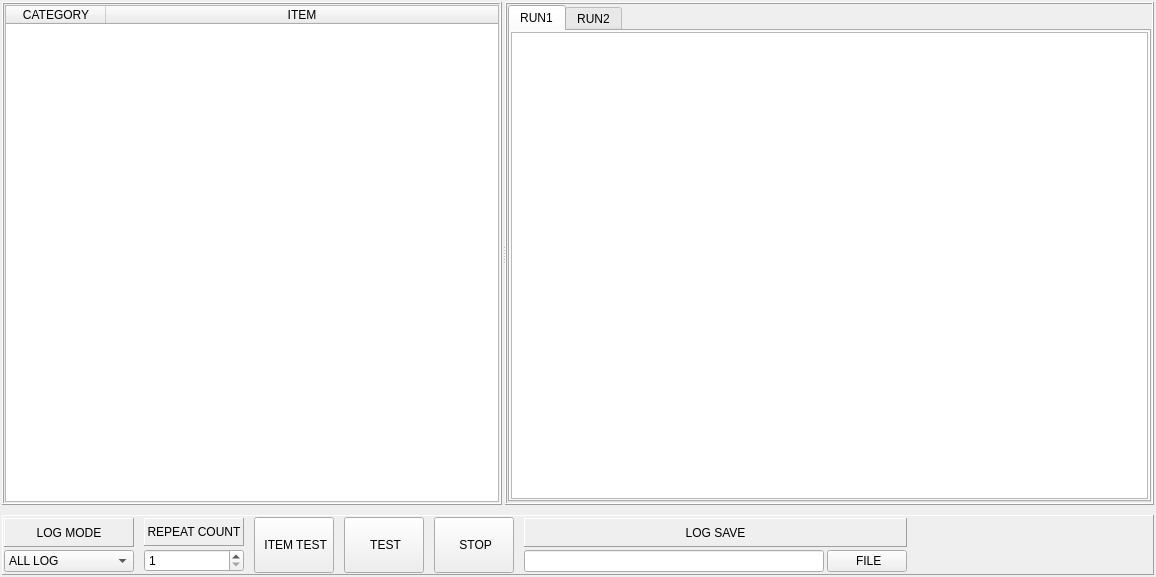
<?xml version="1.0" encoding="UTF-8"?>
<ui version="4.0">
 <class>CSlotView</class>
 <widget class="QWidget" name="CSlotView">
  <property name="geometry">
   <rect>
    <x>0</x>
    <y>0</y>
    <width>1156</width>
    <height>577</height>
   </rect>
  </property>
  <property name="windowTitle">
   <string>Form</string>
  </property>
  <layout class="QVBoxLayout" name="verticalLayout_7">
   <property name="spacing">
    <number>5</number>
   </property>
   <property name="leftMargin">
    <number>2</number>
   </property>
   <property name="topMargin">
    <number>2</number>
   </property>
   <property name="rightMargin">
    <number>2</number>
   </property>
   <property name="bottomMargin">
    <number>2</number>
   </property>
   <item>
    <layout class="QVBoxLayout" name="vLayoutMain">
     <property name="spacing">
      <number>10</number>
     </property>
     <item>
      <widget class="QSplitter" name="splitter">
       <property name="orientation">
        <enum>Qt::Horizontal</enum>
       </property>
       <property name="handleWidth">
        <number>3</number>
       </property>
       <property name="childrenCollapsible">
        <bool>false</bool>
       </property>
       <widget class="QFrame" name="frmItem">
        <property name="maximumSize">
         <size>
          <width>500</width>
          <height>16777215</height>
         </size>
        </property>
        <property name="frameShape">
         <enum>QFrame::Box</enum>
        </property>
        <property name="frameShadow">
         <enum>QFrame::Raised</enum>
        </property>
        <layout class="QHBoxLayout" name="horizontalLayout_2">
         <property name="spacing">
          <number>1</number>
         </property>
         <property name="leftMargin">
          <number>1</number>
         </property>
         <property name="topMargin">
          <number>1</number>
         </property>
         <property name="rightMargin">
          <number>1</number>
         </property>
         <property name="bottomMargin">
          <number>1</number>
         </property>
         <item>
          <widget class="QTreeWidget" name="teeItems">
           <property name="minimumSize">
            <size>
             <width>200</width>
             <height>0</height>
            </size>
           </property>
           <column>
            <property name="text">
             <string>CATEGORY</string>
            </property>
            <property name="textAlignment">
             <set>AlignCenter</set>
            </property>
           </column>
           <column>
            <property name="text">
             <string>ITEM</string>
            </property>
            <property name="textAlignment">
             <set>AlignCenter</set>
            </property>
           </column>
          </widget>
         </item>
        </layout>
       </widget>
       <widget class="QFrame" name="frmCpuLog">
        <property name="frameShape">
         <enum>QFrame::Box</enum>
        </property>
        <property name="frameShadow">
         <enum>QFrame::Raised</enum>
        </property>
        <layout class="QVBoxLayout" name="verticalLayout_6">
         <property name="spacing">
          <number>1</number>
         </property>
         <property name="leftMargin">
          <number>1</number>
         </property>
         <property name="topMargin">
          <number>1</number>
         </property>
         <property name="rightMargin">
          <number>1</number>
         </property>
         <property name="bottomMargin">
          <number>1</number>
         </property>
         <item>
          <widget class="QTabWidget" name="tabCpuLog">
           <property name="tabPosition">
            <enum>QTabWidget::North</enum>
           </property>
           <property name="currentIndex">
            <number>0</number>
           </property>
           <property name="elideMode">
            <enum>Qt::ElideMiddle</enum>
           </property>
           <widget class="QWidget" name="tabCpu1">
            <attribute name="icon">
             <iconset resource="../Diag.qrc">
              <normaloff>:/icon/icon/ic_memory.ico</normaloff>:/icon/icon/ic_memory.ico</iconset>
            </attribute>
            <attribute name="title">
             <string>RUN1</string>
            </attribute>
            <layout class="QVBoxLayout" name="verticalLayout">
             <property name="spacing">
              <number>1</number>
             </property>
             <property name="leftMargin">
              <number>1</number>
             </property>
             <property name="topMargin">
              <number>1</number>
             </property>
             <property name="rightMargin">
              <number>1</number>
             </property>
             <property name="bottomMargin">
              <number>1</number>
             </property>
             <item>
              <widget class="QPlainTextEdit" name="teLog1">
               <property name="readOnly">
                <bool>true</bool>
               </property>
               <property name="plainText">
                <string/>
               </property>
              </widget>
             </item>
            </layout>
           </widget>
           <widget class="QWidget" name="tabCpu2">
            <attribute name="icon">
             <iconset resource="../Diag.qrc">
              <normaloff>:/icon/icon/ic_memory.ico</normaloff>:/icon/icon/ic_memory.ico</iconset>
            </attribute>
            <attribute name="title">
             <string>RUN2</string>
            </attribute>
            <layout class="QVBoxLayout" name="verticalLayout_2">
             <property name="spacing">
              <number>1</number>
             </property>
             <property name="leftMargin">
              <number>1</number>
             </property>
             <property name="topMargin">
              <number>1</number>
             </property>
             <property name="rightMargin">
              <number>1</number>
             </property>
             <property name="bottomMargin">
              <number>1</number>
             </property>
             <item>
              <widget class="QPlainTextEdit" name="teLog2">
               <property name="readOnly">
                <bool>true</bool>
               </property>
              </widget>
             </item>
            </layout>
           </widget>
          </widget>
         </item>
        </layout>
       </widget>
      </widget>
     </item>
     <item>
      <widget class="QFrame" name="frmCtrl">
       <property name="maximumSize">
        <size>
         <width>16777215</width>
         <height>60</height>
        </size>
       </property>
       <property name="frameShape">
        <enum>QFrame::Panel</enum>
       </property>
       <property name="frameShadow">
        <enum>QFrame::Raised</enum>
       </property>
       <layout class="QHBoxLayout" name="horizontalLayout_3">
        <property name="spacing">
         <number>10</number>
        </property>
        <property name="leftMargin">
         <number>1</number>
        </property>
        <property name="topMargin">
         <number>1</number>
        </property>
        <property name="rightMargin">
         <number>1</number>
        </property>
        <property name="bottomMargin">
         <number>1</number>
        </property>
        <item>
         <layout class="QVBoxLayout" name="verticalLayout_3">
          <property name="spacing">
           <number>3</number>
          </property>
          <property name="topMargin">
           <number>1</number>
          </property>
          <property name="bottomMargin">
           <number>1</number>
          </property>
          <item>
           <widget class="QLabel" name="lblLogMode">
            <property name="minimumSize">
             <size>
              <width>130</width>
              <height>0</height>
             </size>
            </property>
            <property name="frameShape">
             <enum>QFrame::Panel</enum>
            </property>
            <property name="frameShadow">
             <enum>QFrame::Raised</enum>
            </property>
            <property name="text">
             <string>LOG MODE</string>
            </property>
            <property name="alignment">
             <set>Qt::AlignCenter</set>
            </property>
           </widget>
          </item>
          <item>
           <widget class="QComboBox" name="cboLogMode">
            <item>
             <property name="text">
              <string>ALL LOG</string>
             </property>
            </item>
            <item>
             <property name="text">
              <string>FAIL LOG</string>
             </property>
            </item>
           </widget>
          </item>
         </layout>
        </item>
        <item>
         <layout class="QVBoxLayout" name="verticalLayout_4">
          <property name="spacing">
           <number>3</number>
          </property>
          <property name="topMargin">
           <number>1</number>
          </property>
          <property name="bottomMargin">
           <number>1</number>
          </property>
          <item>
           <widget class="QLabel" name="lblLogMode_2">
            <property name="minimumSize">
             <size>
              <width>100</width>
              <height>0</height>
             </size>
            </property>
            <property name="frameShape">
             <enum>QFrame::Panel</enum>
            </property>
            <property name="frameShadow">
             <enum>QFrame::Raised</enum>
            </property>
            <property name="text">
             <string>REPEAT COUNT</string>
            </property>
            <property name="alignment">
             <set>Qt::AlignCenter</set>
            </property>
           </widget>
          </item>
          <item>
           <widget class="QSpinBox" name="spinRepeat">
            <property name="sizePolicy">
             <sizepolicy hsizetype="Preferred" vsizetype="Fixed">
              <horstretch>0</horstretch>
              <verstretch>0</verstretch>
             </sizepolicy>
            </property>
            <property name="minimum">
             <number>1</number>
            </property>
            <property name="maximum">
             <number>99999</number>
            </property>
           </widget>
          </item>
         </layout>
        </item>
        <item>
         <widget class="QPushButton" name="btnItemTest">
          <property name="sizePolicy">
           <sizepolicy hsizetype="Minimum" vsizetype="Preferred">
            <horstretch>0</horstretch>
            <verstretch>0</verstretch>
           </sizepolicy>
          </property>
          <property name="text">
           <string> ITEM TEST</string>
          </property>
          <property name="icon">
           <iconset resource="../Diag.qrc">
            <normaloff>:/icon/icon/checkbox_select.ico</normaloff>:/icon/icon/checkbox_select.ico</iconset>
          </property>
          <property name="iconSize">
           <size>
            <width>24</width>
            <height>24</height>
           </size>
          </property>
         </widget>
        </item>
        <item>
         <widget class="QPushButton" name="btnTest">
          <property name="sizePolicy">
           <sizepolicy hsizetype="Minimum" vsizetype="Preferred">
            <horstretch>0</horstretch>
            <verstretch>0</verstretch>
           </sizepolicy>
          </property>
          <property name="text">
           <string> TEST</string>
          </property>
          <property name="icon">
           <iconset resource="../Diag.qrc">
            <normaloff>:/icon/icon/test.ico</normaloff>:/icon/icon/test.ico</iconset>
          </property>
          <property name="iconSize">
           <size>
            <width>24</width>
            <height>24</height>
           </size>
          </property>
         </widget>
        </item>
        <item>
         <widget class="QPushButton" name="btnStop">
          <property name="sizePolicy">
           <sizepolicy hsizetype="Minimum" vsizetype="Preferred">
            <horstretch>0</horstretch>
            <verstretch>0</verstretch>
           </sizepolicy>
          </property>
          <property name="text">
           <string> STOP</string>
          </property>
          <property name="icon">
           <iconset resource="../Diag.qrc">
            <normaloff>:/icon/icon/stop_circle.ico</normaloff>:/icon/icon/stop_circle.ico</iconset>
          </property>
          <property name="iconSize">
           <size>
            <width>24</width>
            <height>24</height>
           </size>
          </property>
         </widget>
        </item>
        <item>
         <layout class="QVBoxLayout" name="verticalLayout_5">
          <property name="spacing">
           <number>3</number>
          </property>
          <property name="topMargin">
           <number>1</number>
          </property>
          <property name="bottomMargin">
           <number>1</number>
          </property>
          <item>
           <widget class="QLabel" name="lblLogSave">
            <property name="frameShape">
             <enum>QFrame::Panel</enum>
            </property>
            <property name="frameShadow">
             <enum>QFrame::Raised</enum>
            </property>
            <property name="text">
             <string>LOG SAVE</string>
            </property>
            <property name="alignment">
             <set>Qt::AlignCenter</set>
            </property>
           </widget>
          </item>
          <item>
           <layout class="QHBoxLayout" name="horizontalLayout">
            <property name="spacing">
             <number>3</number>
            </property>
            <item>
             <widget class="QLineEdit" name="leLogPath">
              <property name="minimumSize">
               <size>
                <width>300</width>
                <height>0</height>
               </size>
              </property>
             </widget>
            </item>
            <item>
             <widget class="QPushButton" name="btnFile">
              <property name="text">
               <string> FILE</string>
              </property>
              <property name="icon">
               <iconset resource="../Diag.qrc">
                <normaloff>:/icon/icon/file_info.ico</normaloff>:/icon/icon/file_info.ico</iconset>
              </property>
             </widget>
            </item>
           </layout>
          </item>
         </layout>
        </item>
        <item>
         <spacer name="horizontalSpacer">
          <property name="orientation">
           <enum>Qt::Horizontal</enum>
          </property>
          <property name="sizeHint" stdset="0">
           <size>
            <width>40</width>
            <height>20</height>
           </size>
          </property>
         </spacer>
        </item>
       </layout>
      </widget>
     </item>
    </layout>
   </item>
  </layout>
 </widget>
 <resources>
  <include location="../Diag.qrc"/>
 </resources>
 <connections/>
</ui>
